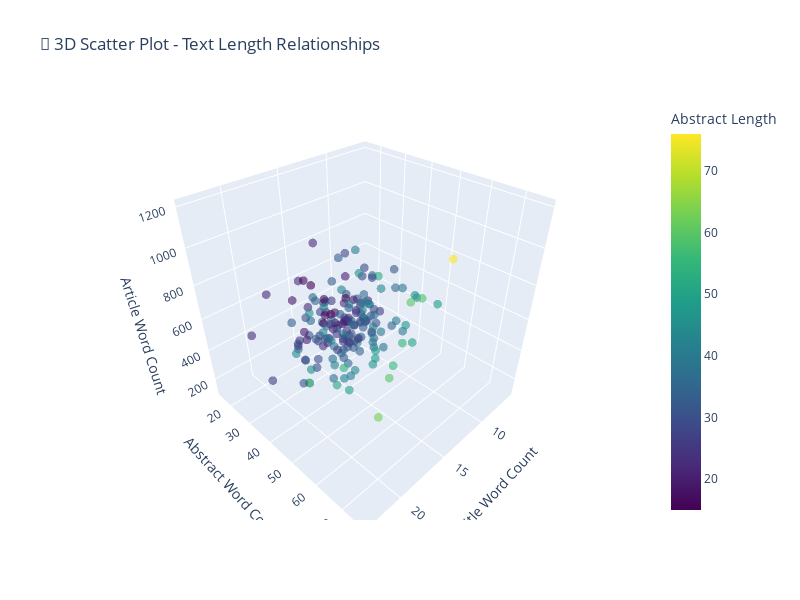

Notebook source saved alongside this figure:
### Markdown cell above
### 5.3 Advanced Statistical Visualizations

### Code cell
# Advanced Statistical Visualizations
# Create data_with_lengths if it doesn't exist
if 'data_with_lengths' not in globals():
    # Combine all data and add length calculations
    import pandas as pd
    import numpy as np
    
    # Combine train, validation, and test data
    all_data = []
    if 'train_data' in globals():
        train_copy = train_data.copy()
        train_copy['split'] = 'train'
        all_data.append(train_copy)
    if 'val_data' in globals():
        val_copy = val_data.copy()
        val_copy['split'] = 'validation'
        all_data.append(val_copy)
    if 'test_data' in globals():
        test_copy = test_data.copy()
        test_copy['split'] = 'test'
        all_data.append(test_copy)
    
    if all_data:
        data_with_lengths = pd.concat(all_data, ignore_index=True)
        
        # Calculate lengths
        data_with_lengths['title_char_len'] = data_with_lengths['title'].str.len()
        data_with_lengths['abstract_char_len'] = data_with_lengths['abstract'].str.len()
        data_with_lengths['article_char_len'] = data_with_lengths['article'].str.len()
        data_with_lengths['title_word_len'] = data_with_lengths['title'].str.split().str.len()
        data_with_lengths['abstract_word_len'] = data_with_lengths['abstract'].str.split().str.len()
        data_with_lengths['article_word_len'] = data_with_lengths['article'].str.split().str.len()

if 'data_with_lengths' in globals():
    print("📈 BIỂU ĐỒ THỐNG KÊ NÂNG CAO\n")
    
    # 1. Violin Plots và Distribution Analysis
    plt.figure(figsize=(18, 12))
    
    # Subplot 1: Violin plots
    plt.subplot(2, 3, 1)
    violin_data = [data_with_lengths[data_with_lengths['split']==split]['abstract_word_len'] 
                   for split in ['train', 'validation', 'test']]
    parts = plt.violinplot(violin_data, positions=[1, 2, 3])
    plt.xticks([1, 2, 3], ['Train', 'Validation', 'Test'])
    plt.ylabel('Abstract Word Count')
    plt.title('📊 Violin Plot - Abstract Length by Split', fontweight='bold')
    
    # Color the violin plots
    colors = ['#FF6B6B', '#4ECDC4', '#45B7D1']
    for pc, color in zip(parts['bodies'], colors):
        pc.set_facecolor(color)
        pc.set_alpha(0.7)
    
    # Subplot 2: Density plots
    plt.subplot(2, 3, 2)
    for i, split in enumerate(['train', 'validation', 'test']):
        split_data = data_with_lengths[data_with_lengths['split']==split]
        plt.hist(split_data['abstract_word_len'], bins=50, alpha=0.6, 
                label=split.capitalize(), color=colors[i], density=True)
    plt.xlabel('Abstract Word Count')
    plt.ylabel('Density')
    plt.title('📊 Density Plot - Abstract Length', fontweight='bold')
    plt.legend()
    
    # Subplot 3: Compression ratio analysis
    plt.subplot(2, 3, 3)
    compression_ratios = data_with_lengths['abstract_char_len'] / data_with_lengths['article_char_len']
    plt.hist(compression_ratios, bins=50, color='#96CEB4', alpha=0.8, edgecolor='black')
    plt.axvline(compression_ratios.mean(), color='red', linestyle='--', linewidth=2, 
                label=f'Mean: {compression_ratios.mean():.3f}')
    plt.xlabel('Compression Ratio (Abstract/Article)')
    plt.ylabel('Frequency')
    plt.title('📊 Compression Ratio Distribution', fontweight='bold')
    plt.legend()
    
    # Subplot 4: Length relationship scatter with regression
    plt.subplot(2, 3, 4)
    sample_size = min(5000, len(data_with_lengths))
    sample_data = data_with_lengths.sample(sample_size)
    plt.scatter(sample_data['article_word_len'], sample_data['abstract_word_len'], 
                alpha=0.5, s=1, color='#45B7D1')
    
    # Add regression line
    z = np.polyfit(sample_data['article_word_len'], sample_data['abstract_word_len'], 1)
    p = np.poly1d(z)
    plt.plot(sample_data['article_word_len'].sort_values(), 
             p(sample_data['article_word_len'].sort_values()), 
             "r--", alpha=0.8, linewidth=2)
    
    plt.xlabel('Article Word Count')
    plt.ylabel('Abstract Word Count')
    plt.title('📊 Article vs Abstract Length (with trend)', fontweight='bold')
    sample_3d = data_with_lengths.sample(sample_size_3d)  # Sample for performance
    plt.subplot(2, 3, 5)
    length_data = [data_with_lengths['title_word_len'],
                   data_with_lengths['abstract_word_len']]
    bp = plt.boxplot(length_data, labels=['Title', 'Abstract'], 
                     patch_artist=True, showfliers=True)
    
    # Color the boxes
    for patch, color in zip(bp['boxes'], ['#FF6B6B', '#4ECDC4']):
        patch.set_facecolor(color)
        patch.set_alpha(0.7)
    
    plt.ylabel('Word Count')
    plt.title('📊 Box Plot - Title vs Abstract Length', fontweight='bold')
    
    # Subplot 6: Cumulative distribution
    plt.subplot(2, 3, 6)
    sorted_abstract_lens = np.sort(data_with_lengths['abstract_word_len'])
    cumulative = np.arange(1, len(sorted_abstract_lens) + 1) / len(sorted_abstract_lens)
    plt.plot(sorted_abstract_lens, cumulative, color='#45B7D1', linewidth=2)
    plt.xlabel('Abstract Word Count')
    plt.ylabel('Cumulative Probability')
    plt.title('📊 Cumulative Distribution - Abstract Length', fontweight='bold')
    plt.grid(True, alpha=0.3)
    
    plt.tight_layout()
    plt.show()
    
    # 2. Interactive 3D Scatter Plot với Plotly
    print("🎯 Creating 3D Interactive Visualization...")
    sample_size_3d = min(3000, len(data_with_lengths))
    sample_3d = data_with_lengths.sample(sample_size_3d)  # Sample for performance
    
    fig_3d = go.Figure(data=go.Scatter3d(
        x=sample_3d['title_word_len'],
        y=sample_3d['abstract_word_len'], 
        z=sample_3d['article_word_len'],
        mode='markers',
        marker=dict(
            size=3,
            color=sample_3d['abstract_word_len'],
            colorscale='Viridis',
            opacity=0.6,
            colorbar=dict(title="Abstract Length")
        ),
        text=[f"Split: {split}<br>Title: {title}<br>Abstract: {abstract}<br>Article: {article}" 
              for split, title, abstract, article in zip(
                  sample_3d['split'], 
                  sample_3d['title_word_len'],
                  sample_3d['abstract_word_len'],
                  sample_3d['article_word_len']
              )],
        hovertemplate="%{text}<extra></extra>"
    ))
    
    fig_3d.update_layout(
        title="🎯 3D Scatter Plot - Text Length Relationships",
        scene=dict(
            xaxis_title="Title Word Count",
            yaxis_title="Abstract Word Count", 
            zaxis_title="Article Word Count"
        ),
        width=800,
        height=600
    )
    
    fig_3d.show()
    
else:
    print("❌ Chưa có dữ liệu để tạo biểu đồ thống kê.")

### Figure 1 — Plotly figure (JSON) as saved in the notebook; plotly's stock layout.template omitted (floating-point values rounded to 4 significant figures; data arrays with more than 128 entries replaced by an {"elided": "..."} marker saying what was removed)
{"data": [{"hovertemplate": "%{text}<extra></extra>", "marker": {"color": {"elided": "181 int values"}, "colorbar": {"title": {"text": "Abstract Length"}}, "colorscale": [[0, "#440154"], [0.1111, "#482878"], [0.2222, "#3e4989"], [0.3333, "#31688e"], [0.4444, "#26828e"], [0.5556, "#1f9e89"], [0.6667, "#35b779"], [0.7778, "#6ece58"], [0.8889, "#b5de2b"], [1, "#fde725"]], "opacity": 0.6, "size": 3}, "mode": "markers", "text": {"elided": "181 str values"}, "type": "scatter3d", "x": {"elided": "181 int values"}, "y": {"elided": "181 int values"}, "z": {"elided": "181 int values"}}], "layout": {"height": 600, "scene": {"xaxis": {"title": {"text": "Title Word Count"}}, "yaxis": {"title": {"text": "Abstract Word Count"}}, "zaxis": {"title": {"text": "Article Word Count"}}}, "title": {"text": "🎯 3D Scatter Plot - Text Length Relationships"}, "width": 800}}
